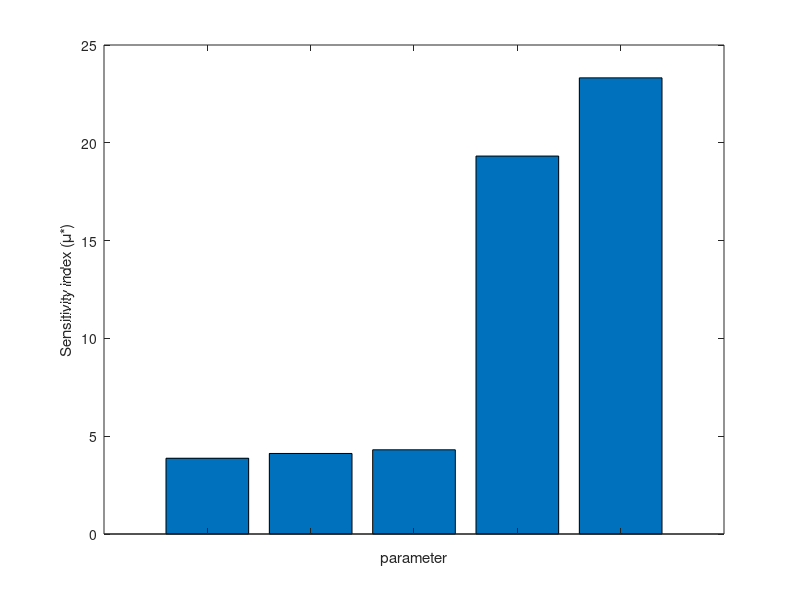

Source code (MATLAB):
%Method of elementary effects using matrix-based LCA % 
%Author: Evelyne Groen {evelyne [dot] groen [at] gmail [dot] com}

A=[10 0; -2 100];       %A-matrix %
B=[1 10];               %B-matrix %
f=[1000; 0];            %Functional unit vector f %
g_LCA=B*(A\f);          %Deterministic answer (kg CO_2) %

% Input for creating the trajectories %
k=nnz(A) +nnz(B);       % Amount of uncertain input parameters in A and B%
k1=k+1;                 % k+1, amout of steps through the grid in the hypercube %
z=10;                   % Amount of trajectories through the hypercube %
Ps=zeros(k1,k);         % Pre-allocate zeros to each variable for speed %
Ps_A=zeros(k1,nnz(A));
Ps_B=zeros(k1,nnz(B));

for t=1:z;
    % create a base for your trajectory, chosen at random %
    x1=randi([0,1],1,k);        % create an array of random integers between 0 and 1 of size k%
    x1(x1==1)=1/3;              % replace ones by 1/3, if you have a grid of 4 or 5, change this line of code and the line above %
    xi=diag(x1)  ;              % random sample of the base of the trajectory %
    
    % Create a random trajectory through the grid %
    D1=randi([0,1],[1,k]);      % create an array of random integers of size k between 0 and 1 %
    D1(~D1)=-1;                 % replace the zeros by -1%
    Ds=diag(D1) ;               % create a diagonal matrix which causes the trajectory to decrease or increase %

    PI=eye(k);                  % Identity matrix%
    Pr=PI(:,randperm(k));       % (random) gives order which of the input factors is changed with delta %

    B_grid=tril(ones(k+1,k),-1);    % size of the sampled grid (k+1)xk, makes sure that each parameter is analyzed %   
    J=ones(k1,k);                   % (k+1) x k size of the sample trajectory%

    delta=2/3;                      % size of the steps in the grid %
 
    Ps(:,:,t)= (J*xi+(delta/2)*((((2*B_grid)-J)*Ds)+J))*Pr;     % Gives the random sample (row) for each trajectory for each input parameter (column)   %  
    Ps_A(:,:,t)=Ps(:,1:nnz(A),t);                               % The trajectory is divided over two matrices: one for matrix A and one for matrix B %
    Ps_B(:,:,t)=Ps(:,nnz(A)+1:k,t);
end

R=0.1;                  % Range=10%%
A_upper=zeros(size(A)); % Scale each uncertain parameter to [0,1]. Assume that the uncerainty ranges are "10%", e.g. 50 becomes: [45 - 55] %
B_upper=zeros(size(B)); % This is done by creating the upper (A_upper, B_upper) and lower (A_lower, B_lower) valued matrices defined by the uncertainy ranges. 
A_lower=zeros(size(A));
B_lower=zeros(size(B));

for i=1:size(A,1);      % The upper values of the A-matrix %
    for j=1:size(A,1);
        if A(i,j)>0;
            A_upper(i,j)=A(i,j)+(A(i,j)*R);   
        else
            A_upper(i,j)=A(i,j)-(A(i,j)*R);
        end
    end
end

for i=1:size(A,1);      % The lower values of the A-matrix %
    for j=1:size(A,1);
        if A(i,j)>0;
            A_lower(i,j)=A(i,j)-(A(i,j)*R);  
        else
            A_lower(i,j)=A(i,j)+(A(i,j)*R);
        end
    end
end

for i=1:size(B,1);      % These are the upper values of the B-matrix %
    for j=1:size(B,2);
        if B(i,j)>0;
            B_upper(i,j)=B(i,j)+(B(i,j)*R) ; 
        else
            B_upper(i,j)=B(i,j)-(B(i,j)*R);
        end
    end
end

for i=1:size(B,1);      % The lower values of the B-matrix %
    for j=1:size(B,2);
        if B(i,j)>0;
            B_lower(i,j)=B(i,j)-(B(i,j)*R) ; 
        else
            B_lower(i,j)=B(i,j)+(B(i,j)*R);
        end
    end
end

h_A=find(A);          % The non-zero elements of A are given by the linear index h_A (e.g. (1,1)=1 and (2,1)=2 etc. %
h_B=find(B);          % The non-zero elements of G are given by the linear index h_B %

A_store=zeros(size(A));   % Pre-allocate for speed, A_step is the new matrix through the hypercube, of the same size as A % 
A_step_norm=zeros(size(A));
A_step=zeros(size(A));

B_store=zeros(size(B));
B_step_norm=zeros(size(B));
B_step=zeros(size(B));

g=zeros(k1,z);

% Calculate LCA result g for each point in the hypercube of all trajectories %

for t=1:z;                 
    for j=1:k1;
        A_store(h_A)=Ps_A(j,:,t);                                           % The non-zero elements of A are replaced by the subsequent points of the trajectory for each trajectory %
        A_step_norm(:,:,j,t)=A_store;
        A_step(:,:,j,t)=(A_step_norm(:,:,j,t)).*(A_upper-A_lower)+A_lower;  % The new parameters in A_step are scaled to their original interval
        
        B_store(h_B)=Ps_B(j,:,t);                                           % The same is done for the B-matrix %
        B_step_norm(:,:,j,t)=B_store;
        B_step(:,:,j,t)=(B_step_norm(:,:,j,t)).*(B_upper-B_lower)+B_lower;
        
        g(j,t)=B_step(:,:,j,t)*(A_step(:,:,j,t)\f);                         % Calculate the total environmental impact for each step of the trajectory for each trajectory %
    end
end

        
% Elementary effect %
ind=zeros(t,k);
for t=1:z; 
    for i=1:k;
        [ind(t,i)]=find(diff(Ps(:,i,t)));       % find the index (ind) for which the trajectory makes a step in the grid for each input parameter %
    end
end

% Calculate the elementary effects % 

EE=zeros(z,k);

for t=1:z;  
    for i=1:k;
         if (Ps(ind(t,i),i,t) > Ps(ind(t,i)+1,i,t)); 
            EE(t,i)= (g(ind(t,i),t) - g(ind(t,i)+1,t))/(2/3); 
         else 
            EE(t,i)= (g(ind(t,i)+1,t) - g(ind(t,i),t))/(2/3);
         end
    end
end
 

% Calculate sensitivity measures %

mu= mean(EE);                   % Mean 
mu_star=mean(abs(EE));          % Absolute mean
sd=std(EE);                     % Standard deviation

[L,IL]=sort(mu_star);
[K,IK]=sort(mu_star, 'descend');
[S,IS]=sort(sd,'descend');
figure (1)
bar(L);
set(gca,'XTickLabel',{IL})      %Only the nonzero parameters are included
xlabel('parameter')
ylabel('Sensitivity index (\mu*)')



